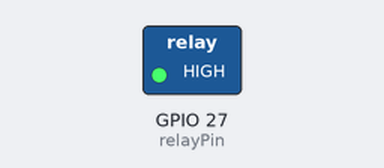
Bench run of a sketch on a simulated ESP32. Shown: switched loads named in the sketch (green lamp = pin HIGH).

Above: at 1.0 s.
At 3.0 s:
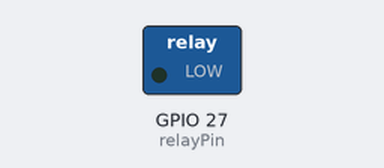
Timing chart, 0 to 5.2 s (numbered marks = the images above):
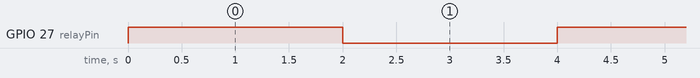

The sketch:

Relay-testing.ino
```cpp
int relayPin = 27;

void setup() {
  pinMode(relayPin, OUTPUT);
  digitalWrite(relayPin, LOW);  // off
}

void loop() {
  digitalWrite(relayPin, HIGH); // turn pump ON
  delay(2000);
  digitalWrite(relayPin, LOW);  // turn pump OFF
  delay(2000);
}
```

Measured:
- by itself, GPIO 27 (relayPin): alternates HIGH for 2.0 s and LOW for 2.0 s
